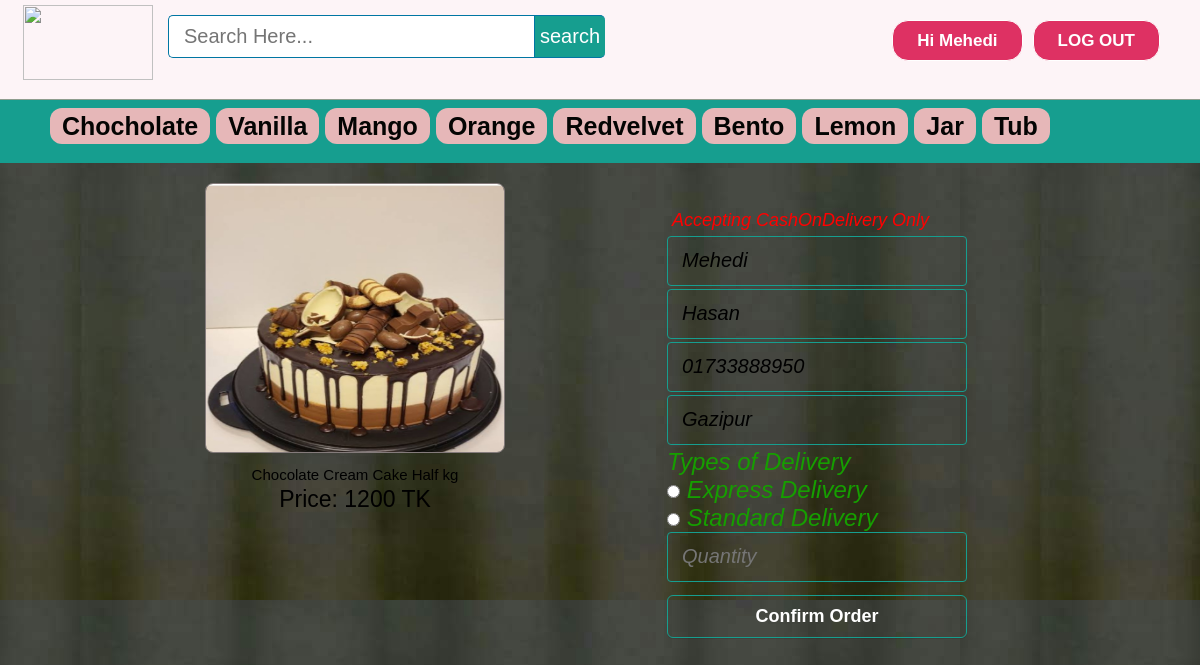
Page /orderform.php?poid=1 (signed in) on the committed database.
### tables this page shows
CREATE TABLE `user` (
  `id` int(11) NOT NULL,
  `firstName` varchar(25) NOT NULL,
  `lastName` varchar(25) NOT NULL,
  `email` varchar(100) NOT NULL,
  `mobile` varchar(20) NOT NULL,
  `address` varchar(120) NOT NULL,
  `password` varchar(100) NOT NULL,
  `confirmCode` varchar(10) NOT NULL,
  `activation` varchar(10) NOT NULL DEFAULT 'no'
);

CREATE TABLE `products` (
  `id` int(11) NOT NULL,
  `pName` varchar(100) NOT NULL,
  `price` int(11) NOT NULL,
  `piece` int(11) NOT NULL,
  `description` text NOT NULL,
  `available` int(11) NOT NULL,
  `category` varchar(100) NOT NULL,
  `type` varchar(100) NOT NULL,
  `item` varchar(100) NOT NULL,
  `pCode` varchar(20) NOT NULL,
  `picture` text NOT NULL
);

### orderform.php (the view, shortened to what this page needs)
<?php include ( "inc/connect.inc.php" ); ?>
<?php
if (isset($_REQUEST['poid'])) {
	$poid = mysqli_real_escape_string($con, $_REQUEST['poid']);
}else {
	header('location: index.php');
}
if (!isset($_SESSION['user_login'])) {
	$user = "";
	header("location: login.php?ono=".$poid."");
}
else {
	$user = $_SESSION['user_login'];
	$result = mysqli_query($con, "SELECT * FROM user WHERE id='$user'");
		$get_user_email = mysqli_fetch_assoc($result);
			$uname_db = $get_user_email['firstName'];
			$ulast_db=$get_user_email['lastName'];
			$umob_db = $get_user_email['mobile'];
			$uadd_db = $get_user_email['address'];
}
$getposts = mysqli_query($con, "SELECT * FROM products WHERE id ='$poid'") or die(mysqlI_error($con));
					if (mysqli_num_rows($getposts)) {
						$row = mysqli_fetch_assoc($getposts);
						$id = $row['id'];
						$pName = $row['pName'];
						$price = $row['price'];
						$picture = $row['picture'];
						$item = $row['item'];
						$category = $row['category'];
					}
?>
<!DOCTYPE html>
<html>
<head>
	<link rel="stylesheet" type="text/css" href="css/style.css">
</head>
<body style="background-image: url(image/homebackgrndimg1.jpg);">
	<div class="homepageheader">
			<div class="signinButton loginButton">
				<div class="uiloginbutton signinButton loginButton" style="margin-right: 40px;">
					<?php
						if ($user!="") {
							echo '<a style="text-decoration: none; color: #fff;" href="logout.php">LOG OUT</a>';
						}
						else {
							echo '<a style="text-decoration: none; color: #fff;" href="signin.php">SIGN IN</a>';
						}
					 ?>
				</div>
				<div class="uiloginbutton signinButton loginButton" style="">
					<?php
						if ($user!="") {
							echo '<a style="text-decoration: none; color: #fff;" href="profile.php?uid='.$user.'">Hi '.$uname_db.'</a>';
						}
						else {
							echo '<a style="text-decoration: none; color: #fff;" href="login.php">LOG IN</a>';
						}
					 ?>
				</div>
			</div>
			<div style="float: left; margin: 5px 0px 0px 23px;">
				<a href="index.php">
					<img style=" height: 75px; width: 130px;" src="image/logo.png">
				</a>
			</div>
			<div class="">
				<div id="srcheader">
					<form id="newsearch" method="get" action="search.php">
					        <input type="text" class="srctextinput" name="keywords" size="21" maxlength="120"  placeholder="Search Here..."><input type="submit" value="search" class="srcbutton" >
					</form>
				</div>
			</div>
		</div>
		<div class="categolis">
		<table>
			<tr>
				<th>
					<a href="chocholate.php" style="text-decoration: none;color: #040403;padding: 4px 12px;background-color: #e6b7b8;border-radius: 12px;">Chocholate</a>
				</th>
				<th><a href="vanilla.php" style="text-decoration: none;color: #040403;padding: 4px 12px;background-color: #e6b7b8;border-radius: 12px;">Vanilla</a></th>
				<th><a href="mango.php" style="text-decoration: none;color: #040403;padding: 4px 12px;background-color: #e6b7b8;border-radius: 12px;">Mango</a></th>
				<th><a href="orange.php" style="text-decoration: none;color: #040403;padding: 4px 12px;background-color: #e6b7b8;border-radius: 12px;">Orange</a></th>
				<th><a href="redVelvet.php" style="text-decoration: none;color: #040403;padding: 4px 12px;background-color: #e6b7b8;border-radius: 12px;">Redvelvet</a></th>
				<th><a href="bento.php" style="text-decoration: none;color: #040403;padding: 4px 12px;background-color: #e6b7b8;border-radius: 12px;">Bento</a></th>
				<th><a href="lemon.php" style="text-decoration: none;color: #040403;padding: 4px 12px;background-color: #e6b7b8;border-radius: 12px;">Lemon</a></th>
				<th><a href="jar.php" style="text-decoration: none;color: #040403;padding: 4px 12px;background-color: #e6b7b8;border-radius: 12px;">Jar</a></th>
				<th><a href="tub.php" style="text-decoration: none;color: #040403;padding: 4px 12px;background-color: #e6b7b8;border-radius: 12px;">Tub</a></th>
			</tr>
		</table>
	</div>
	<div class="holecontainer" style="padding: 20px 15%">
		<div class="container signupform_content ">
			<div>
				<div style="float: right;">
				<?php
					if(isset($success_message)) {echo $success_message;
									echo '<h3 style="color:#169E8F;font-size:45px;"> Payment&Delivery </h3>';
						$user = $_SESSION['user_login'];
	$result = mysqli_query($con, "SELECT * FROM user WHERE id='$user'");
		$get_user_email = mysqli_fetch_assoc($result);
			$uname_db = $get_user_email['firstName'];
			$ulast_db=$get_user_email['lastName'];
			$uemail_db = $get_user_email['email'];
			$umob_db = $get_user_email['mobile'];
			$uadd_db = $get_user_email['address'];
			echo '<h3 style="color:black;font-size:25px;"> First Name: </h3>';
			echo'<span style="color:#34ce6c;font-size:25px;">'. $uname_db.'</span>';
			echo '<h3 style="color:black;font-size:25px;"> Last Name: </h3>';
			echo'<span style="color:#34ce6c;font-size:25px;">' .$ulast_db.'</span>';
			echo '<h3 style="color:black;font-size:25px;"> Email: </h3>';
			echo '<span style="color:#34ce6c;font-size:25px;">' .$uemail_db.'</span>';
			echo '<h3 style="color:black;font-size:25px;"> Contact Number: </h3>';
			echo '<span style="color:#34ce6c;font-size:25px;">' .$umob_db.'</span>';
			echo '<h3 style="color:black;font-size:25px;"> Home Address: </h3>';
			echo '<span style="color:#34ce6c;font-size:25px;">'.$uadd_db.'</span>';
			$del = $_POST['Delivery'] ;
			echo '<h3 style="color:black;font-size:25px;">Types of Delivery:</h3>';
			echo'<span style="color:#34ce6c;font-size:25px;">' .$del.'</span>';
			$quan = $_POST['Quantity'];
			echo '<h3 style="color:black;font-size:25px;"> Quantity: </h3>';
			echo'<span style="color:#34ce6c;font-size:25px;">' .$quan.'</span>';
			echo '<h3 style="color:#169E8F;font-size:45px;"> Total: TK '.$quan * $price.' TK</h2>';
					}
					else {
					echo '
						<div class="">
						<div class="signupform_text"></div>
						<div>
							<form action="" method="POST" class="registration">
								<div class="signup_form">
								<h3 style="color:red;font-size:18px; padding: 5px;">Accepting CashOnDelivery Only</h3>
									<div>
										<td>
											<input name="fullname" placeholder="your name" required="required" class="email signupbox" type="text" size="30" value="'.$uname_db.'">
										</td>
									</div>
									<div>
										<td>
											<input name="lastname" placeholder="Your last name" required="required" class="email signupbox" type="text" size="30" value="'.$ulast_db.'">
										</td>
									</div>
									<div>
									<td>
											<input name="mobile" placeholder="Your mobile number" required="required" class="email signupbox" type="text" size="30" value="'.$umob_db.'">
										</td>
									</div>
									<div>
										<td>
											<input name="address" id="password-1" required="required"  placeholder="Write your full address" class="password signupbox " type="text" size="30" value="'.$uadd_db.'">
										</td>
									</div>
									<div>
									<td>
									<font style="italic" family="arial" size="5px" color="#169e">
									Types of Delivery <br>
									 <input name="Delivery" required="required" value="Express Delivery +100php upon cash on delivery" type="radio"  placeholder="Mode Of Payment"> Express Delivery </br>
									 <input name="Delivery" type="radio" value="Standard Delivery" required="required" placeholder="Mode Of Payment"> Standard Delivery </br>
									 </font>
									</td>
									</div>
									<div>
									<td>
									 <input name="Quantity" required="required" type="number" min="1" class="password signupbox" placeholder="Quantity">
									</td>
									</div>
									<div>
										<input name="order" class="uisignupbutton signupbutton" type="submit" value="Confirm Order">
									</div>
									<div class="signup_error_msg"> '; ?>
									<?php echo '</div>
								</div>
							</form>
						</div>
					</div>
					';
					}
				 ?>
				</div>
			</div>
		</div>
		<div style="float: left; font-size: 23px;">
			<div>
				<?php
					echo '
						<ul style="float: left;">
							<li style="float: left; padding: 0px 25px 25px 25px;">
								<div class="home-prodlist-img"><a href="'.$category.'/view_product.php?pid='.$id.'">
									<img src="image/product/'.$item.'/'.$picture.'" class="home-prodlist-imgi">
									</a>
									<div style="text-align: center; padding: 0 0 6px 0;"> <span style="font-size: 15px;">'.$pName.'</span><br> Price: '.$price.' TK</div>
								</div>
							</li>
						</ul>
					';
				?>
			</div>
		</div>
	</div>
</body>
</html>

### css/style.css (style rules this page uses)
html, body, div, span, applet, object, iframe, h1, h2, h3, h4, h5, h6, p, blockquote, pre, a, abbr, acronym, address, big, cite, code, del, dfn, em, img, ins, kbd, q, s, samp, small, strike, strong, sub, sup, tt, var, b, u, i, center, dl, dt, dd, ol, ul, li, fieldset, form, label, legend, table, caption, tbody, tfoot, thead, tr, th, td, article, aside, canvas, details, embed, figure, figcaption, footer, header, hgroup, menu, nav, output, ruby, section, summary, time, mark, audio, video { margin: 0; padding: 0; border: 0; font: inherit; vertical-align: baseline; box-sizing: border-box; }
h3 { font-size: 25px; }
body { line-height: normal; }
ol, ul { list-style: none; }
table { border-collapse: collapse; border-spacing: 0; }
* { margin: 0px; padding: 0px; }
body, button, input, label, select, td, textarea { font-family: Arial, Helvetica, tahoma,verdana,arial,sans-serif; font-size: 12px; }
body { width: 100%; position: relative; background-color: #ffffff; min-width: 1080px; }
.homepageheader { position: fixed; height: 100px; width: 100%; min-width: 980px; border-bottom: 1px solid #8E9D8E; margin: 0px; background-image: initial; background-position-x: initial; background-position-y: initial; background-size: initial; background-attachment: initial; background-origin: initial; background-clip: initial; background-color: #FDF4F7;; }
.loginButton .signinButton { color: #FFFFFF; background: #DE3163; border: 1px solid #FFFFFF; cursor: pointer; display: inline-block; font-weight: bold; line-height: 15px; padding: 12px 24px; border-radius: 16px; text-align: center; text-decoration: none; float: right; margin: 20px 0px 0px 10px; font-size: 17px; }
#newsearch { float:left; padding:15px; }
.srctextinput { margin: 0px; padding: 9px 15px; font-family: Arial, Helvetica, sans-serif; font-size:20px; border:1px solid #0076a3; border-right:0px; border-top-left-radius: 5px 5px; border-bottom-left-radius: 5px 5px; width: 335px; }
.srcbutton { margin: 0; padding: 9px 5px; font-family: Arial, Helvetica, sans-serif; font-size:20px; outline: none; cursor: pointer; text-align: center; text-decoration: none; color: #ffffff; border: solid 1px #0076a3; border-right:0px; background: #169E8F; border-top-right-radius: 5px 5px; border-bottom-right-radius: 5px 5px; }
.signup_form { background-image: initial; background-position-x: initial; background-position-y: initial; background-size: initial; background-repeat-x: initial; background-repeat-y: initial; background-attachment: initial; background-origin: initial; background-clip: initial; padding: 22px 53px 0 53px; color: #eeeeee; border-radius: 4px; font-style: italic; }
.signupbox { font-size: 20px; font-style: italic; margin-bottom: 3px; margin-top: 0px; padding: 14px; line-height: 25px; border-radius: 4px; border: 1px solid #169E8F; color:black; margin-left: 0; width: 270px; height: 20px; background-color: transparent; }
.signupbutton { background-color: transparent; border: 2px solid #FFFFFF; border-radius: 6px; margin: 10px 0px; }
.uisignupbutton { color: #ffffff; cursor: pointer; display: inline-block; font-size: 18px; font-weight: bold; line-height: 13px; padding: 14px 0; width: 300px; text-align: center; text-decoration: none; border-width: 2px; border: 1px solid #169E8F; box-shadow: 0 1px 0 rgba(0, 0, 0, 0.1) }
.signup_error_msg { font-weight: bold; color: #A92A2A; padding: 0px 10px 15px 10px; text-align: center; font-size: 16px; }
.home-prodlist-imgi { height: 270px; width: 300px; padding: 0px; border: 1px solid #847b7b; border-radius: 8px; }
.categolis { line-height: 1.3; font-weight: bold; color: #fff; padding: 110px 0px 20px 50px; background-color: #169e8f; text-align: center; font-size: 25px; }
.categolis table tbody tr th { padding: 0px 6px 0px 0px; }

### rows in the picture
user: firstName "Mehedi", fullname "Mehedi", lastname "Hasan", mobile "01733888950", address "Gazipur"
products: item+picture (picture), pName "Chocolate Cream Cake Half kg", price "1200"
